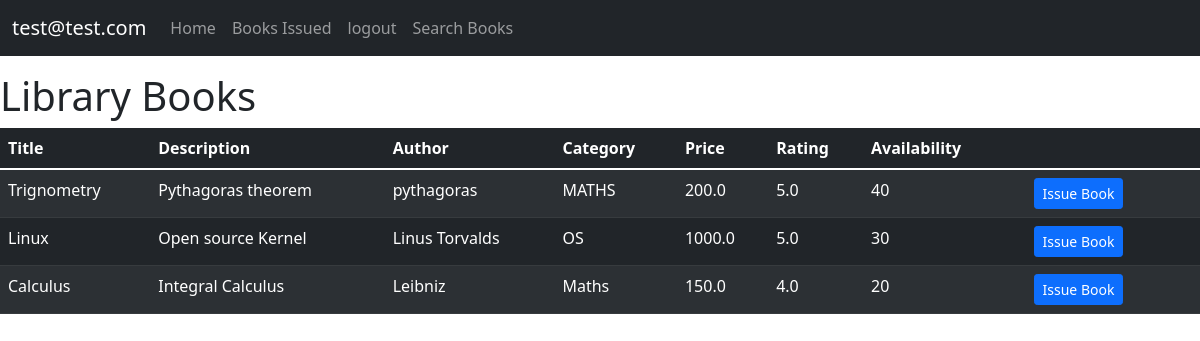
The app's page / (signed in) with its own data.
### accounts/models.py (models this page shows)
class CustomUser(AbstractUser):
    username = None
    email = models.EmailField(_("email address"), unique=True)
    phone = models.IntegerField(blank=True,null=True)
    USERNAME_FIELD = 'email'
    REQUIRED_FIELDS = []
    objects = CustomUserManager()

### main/models.py (models this page shows, shortened)
class Book(models.Model):
    title = models.CharField(max_length=100)
    author = models.CharField(max_length=100)
    desc = models.CharField(max_length=200)
    category = models.CharField(max_length=100)
    price = models.FloatField()
    availability = models.IntegerField()
    rating = models.FloatField(null=True)

### main/views.py (the view)
# urls.py: path('', views.homepage,name='home'),
@login_required
def homepage(request):
    books = Book.objects.all()
    return render(request,'main/home.html', {'books':books})

### main/templates/main/home.html
{% extends 'main/base.html'%}
{% block content%}
   <div class="my-3" id="table">
          <h1>Library Books</h1>
        <table class="table table-dark table-striped">
            <thead>
              <tr>
                <th scope="col">Title</th>
                <th scope="col">Description</th>
                <th scope="col">Author</th>
                <th scope="col">Category</th>
                <th scope="col">Price</th>
                <th scope="col">Rating</th>
                <th scope="col">Availability</th>
                <th scope="col"></th>
              </tr>
            </thead>
            <tbody id="tableBody">
              {% for book in books %}
                <tr>
                    <td>{{book.title}}</td>
                    <td>{{book.desc}}</td>
                    <td>{{book.author}}</td>
                    <td>{{book.category}}</td>
                    <td>{{book.price}}</td>
                    <td>{{book.rating}}</td>
                    <td>{{book.availability}}</td>
                    <td>
                    {% if user.is_superuser%}
                    <a href="{% url 'main:change' book.id %}"><button class="btn btn-primary btn-sm">Edit Book</button></a>
                    <a href = "{% url 'main:delete' book.id %}"><button class="btn btn-primary btn-sm mx-3">Delete Book</button></a>
                    {%else%}
                    <a href = "{% url 'main:issuebook' book.id %}"><button class="btn btn-primary btn-sm mx-3">Issue Book</button></a>
                    {%endif%}
                    </td>
                </tr>
              {% endfor %}
            </tbody>
          </table>
      </div>
{% endblock%}

### main/templates/main/base.html (shortened to what this page needs)
<!doctype html>
<html lang="en">
  <head>
    <link href="https://cdn.jsdelivr.net/npm/bootstrap@5.1.3/dist/css/bootstrap.min.css" rel="stylesheet">
  </head>
  <body>
  <nav class="navbar navbar-expand-lg navbar-dark bg-dark">
  <div class="container-fluid">
    <a class="navbar-brand" href="#">{% if user.is_authenticated%}{{user}}{%endif%}</a>
     <div class="collapse navbar-collapse" id="navbarNav">
      <ul class="navbar-nav">
      <li>
          <a class="nav-link"   href="{% url 'main:home'%}">Home</a>
        </li>
      {% if user.is_authenticated%}
      {% if user.student%}
        <li class="nav-item" >
          <a class="nav-link"   href="/booksissued">Books Issued</a>
        </li>
        {%endif%}
        <li class="nav-item" >
          <a class="nav-link"   href="/accounts/logout">logout</a>
        </li>
        <li class="nav-item" >
          <a class="nav-link"   href="/searchbook">Search Books</a>
        </li>
        {%endif%}
      </ul>
    </div>
  </div>
</nav>
    {% block content %}{% endblock content %}
  </body>
</html>

### records on screen
CustomUser: email "test@test.com"
Book: title "Trignometry", desc "Pythagoras theorem", author "pythagoras", category "MATHS", price "200.0", rating "5.0", availability "40"
Book: title "Linux", desc "Open source Kernel", author "Linus Torvalds", category "OS", price "1000.0", rating "5.0", availability "30"
Book: title "Calculus", desc "Integral Calculus", author "Leibniz", category "Maths", price "150.0", rating "4.0", availability "20"
